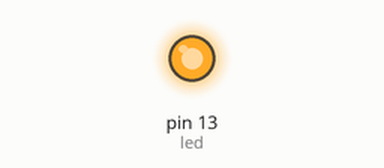
Simulated run of this sketch. Board: Arduino Uno, built with avr-gcc and run on an emulated ATmega328P. Shown: output pins drawn as LEDs (lit = HIGH).

Above: at 0.1 s.
Timing chart, 0 to 1.6 s (numbered marks = the images above):
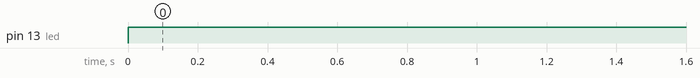

Measured:
- by itself, pin 13 (led): LOW → HIGH at 0.00 s

The sketch:

LED___Piezo_with_Pushbutton_Tinkercad_Code.ino
```cpp
int led = 13;
int pb = 2;
int b1 = 8;
void setup()
{
  pinMode(led, OUTPUT);
  pinMode(pb, INPUT_PULLUP);
  pinMode (b1, OUTPUT);
}

void loop()
{
  int buttonState = digitalRead(pb);

  if(buttonState == HIGH) {
    digitalWrite(led, HIGH);
    }
  else {
    digitalWrite(led, LOW);
    tone(b1, 1200, 400);
  }
}
```

Value_Added_3__Temperature_Monitoring_System_.c
```cpp
#include <LiquidCrystal.h>

LiquidCrystal lcd(12, 11, 5, 4, 3, 2);

float tempC = 0.0;
float threshold = 50.0;
const int buzzerPin = 6;
const int sensorPin = A0;

void setup() {
  lcd.begin(16, 2);
  pinMode(buzzerPin, OUTPUT);
  Serial.begin(9600);
}

void loop() {
  int raw = analogRead(sensorPin);
  float voltage = raw * (5.0 / 1024.0);
  tempC = (voltage - 0.5) * 100.0;

  Serial.print("Temp: ");
  Serial.print(tempC);
  Serial.println(" C");

  lcd.clear();
  lcd.setCursor(0, 0);
  lcd.print("Temp: ");
  lcd.print(tempC, 1);
  lcd.print(" C");

  if (tempC > threshold) {
    digitalWrite(buzzerPin, HIGH);
    lcd.setCursor(0, 1);
    lcd.print("ALERT: High Temp");
  } else {
    digitalWrite(buzzerPin, LOW);
    lcd.setCursor(0, 1);
    lcd.print("Status: Normal");
  }

  delay(200);
}
```

Value_Added_4__Street_Light_Controller_.c
```cpp
#include <LiquidCrystal.h>

LiquidCrystal lcd(8, 7, 6, 5, 4, 9);

int ldrVal = 0;
const int ldrPin = A0;
const int ledPin = 10;
const int threshold = 500;

void setup() {
  pinMode(ldrPin, INPUT);
  pinMode(ledPin, OUTPUT);
  Serial.begin(9600);

  lcd.begin(16, 2);
  lcd.clear();
  lcd.setCursor(0, 0);
  lcd.print("Street Light");
  delay(1000);
}

void loop() {
  ldrVal = analogRead(ldrPin);
  Serial.println(ldrVal);

  lcd.clear();
  lcd.setCursor(0, 0);
  lcd.print("Light : ");
  lcd.print(ldrVal);

  lcd.setCursor(0, 1);
  if (ldrVal > threshold) {
    digitalWrite(ledPin, HIGH);
    lcd.print("LIGHT ON ");
  } else {
    digitalWrite(ledPin, LOW);
    lcd.print("LIGHT OFF");
  }

  delay(100);
}
```
